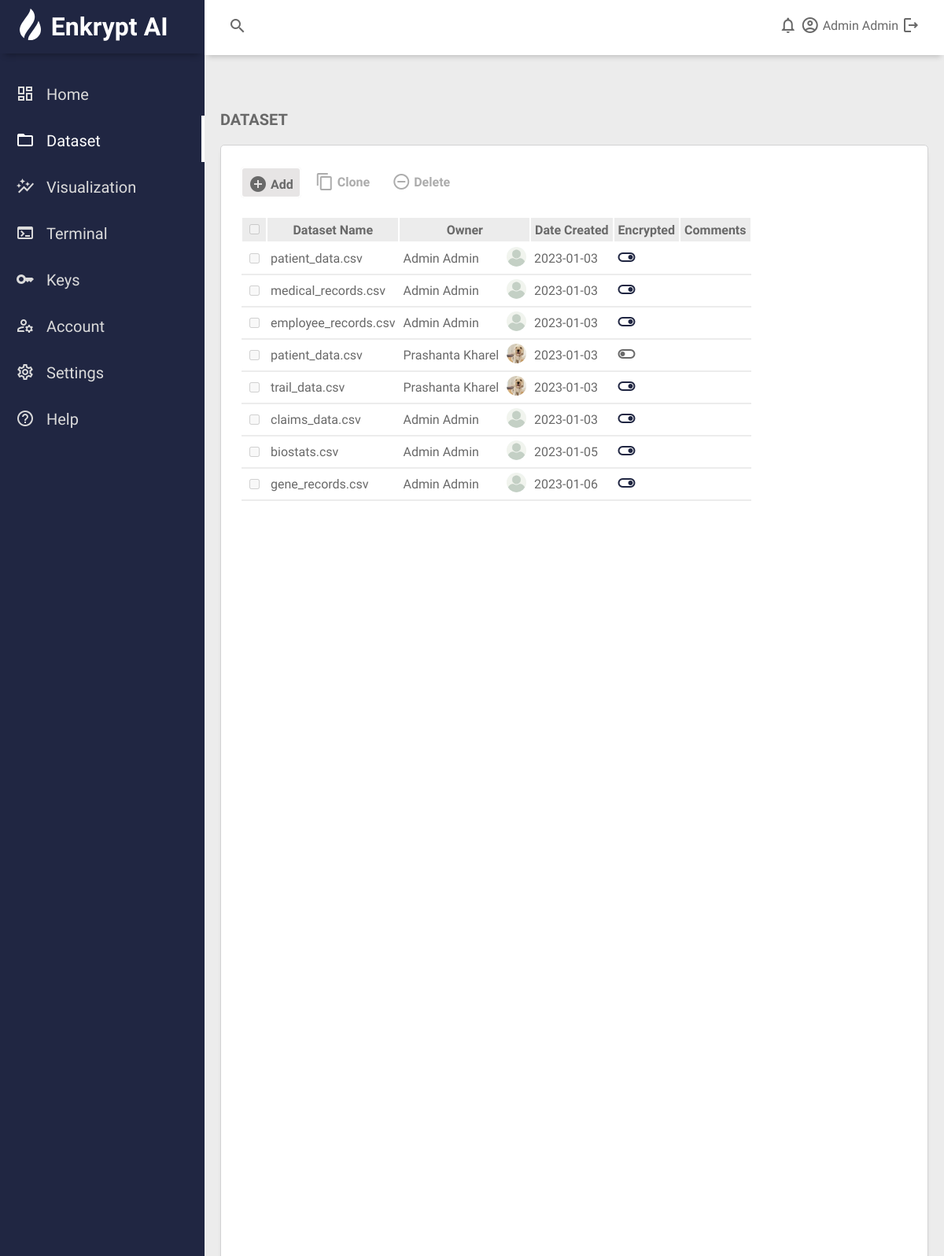
The app's page /dataset (signed in) with its own data.
### dashboardapp/dbmodels.py (models this page shows, shortened)
class User(db.Model, UserMixin):
    id =  db.Column(db.Integer, primary_key=True)
    firstname = db.Column(db.String(), unique=True, nullable=False)
    lastname = db.Column(db.String(), unique=True, nullable=False)
    email = db.Column(db.String(120), unique=True, nullable=False)
    image_file= db.Column(db.String(20), nullable=False, default='default.jpg') # Profile picture
    password = db.Column(db.String(60), nullable=False)
    apiUsage = db.relationship('APIUsage', backref= 'client', lazy=True)
    datasetsUsage = db.relationship('Datasets', backref= 'owner', lazy=True)

class Datasets(db.Model):
    id = db.Column(db.Integer, primary_key=True)
    filename = db.Column(db.String(100), nullable=False)
    date_called = db.Column(db.DateTime, nullable=False, default=datetime.utcnow)
    is_encrypted = db.Column(db.Boolean, nullable=False, default=False)
    description = db.Column(db.Text, nullable = False, default='')
    user_id = db.Column(db.Integer, db.ForeignKey('user.id'), nullable=False)

### dashboardapp/routes.py (the view)
@app.route("/dataset", methods=['GET', 'POST'])
@login_required
def dataset():
    if request.method == 'POST':
        uploaded_file = request.files['file']
        if uploaded_file.filename != '':
            file_ext = os.path.splitext(uploaded_file.filename)[1]
            if file_ext not in app.config['UPLOAD_EXTENSIONS']:
                warning='File upload unsuccessful! Supported file formats: ' + " | ".join(app.config['UPLOAD_EXTENSIONS'])
            else:
                fn= save_dataset(uploaded_file)
                new_dataset = Datasets(filename=fn, user_id=current_user.id)
                db.session.add(new_dataset)
                db.session.commit()
                warning='File uploaded successfully.'
    else:
        warning=''
    if current_user.email =='admin@admin.com':
        datasets = Datasets.query.all()
    else:
        datasets = Datasets.query.filter_by(user_id=current_user.id)
    return render_template('dataset.html', title='Dataset', warning=warning, datasets=datasets)

### dashboardapp/dbmodels.py (called while the page is built)
@login_manager.user_loader
def load_user(user_id):
    return User.query.get(int(user_id))

### dashboardapp/templates/dataset.html (shortened to what this page needs)
{% extends "layout_dashboard.html" %} {% block dashboard_content %}
<div class="main-title">
  <p class="font-weight-bold">DATASET</p>
</div>
<div class="main-dataset">
  <div class="content-dataset">
    <div class="header-dataset">
      <form
        method="POST"
        action="{{url_for('dataset')}}"
        id="upload-dataset-form"
        enctype="multipart/form-data"
      >
        <label for="add-dataset-btn" id="add-label"
          ><span class="material-icons-outlined">add_circle </span>Add</label
        >
      </form>
      <label for="clone-btn"
        ><span class="material-icons-outlined">content_copy</span>Clone</label
      >
      <label for="delete-btn"
        ><span class="material-icons-outlined">remove_circle_outline</span
        >Delete</label
      >
    </div>
      <div class="datasets-table">
        <div class="datasets-table-inner">
            <table class="datasets-table-container" cellpadding="5" cellspacing="5" style="overflow-y:scroll">
            <thead class="datasets-table-header">
                <tr class = "datasets-table-header-row">
                    <th scope="col"><input type="checkbox" disabled="disabled" name="keywords" value="keywords"/></th>
                    <th scope="col">Dataset Name</th>
                    <th colspan="2">Owner</th>
                    <th scope="col">Date Created</th>
                    <th scope="col">Encrypted</th>
                    <th scope="col">Comments</th>
                </tr>
            </thead>
            <tbody class= "datasets-table-body">
                {% for data in datasets %}
                <tr class="border-bottom">
                    <th scope="row"><input type="checkbox" disabled="disabled" name="keywords" value="keywords"/></th>
                    <td><a class= "table-data-filename" href="{{url_for('dataview',dataset_id = data.id )}}">{{data.filename}}</a></td>
                    <td>
                        {{data.owner.firstname}} {{data.owner.lastname}}
                    </td>
                    <td><img
                        class="account-img-icon"
                        src="{{url_for('static', filename= 'images/profile_pictures/'+data.owner.image_file)}}"
                        alt="profile picture"
                    /></td>
                    <td>{{data.date_called.strftime('%Y-%m-%d')}}</td>
                    <td>
                        {% if data.is_encrypted %}
                        <span class="material-icons-outlined" id="encryption_toggle_on">toggle_on</span>
                        {% else %}
                        <span class="material-icons-outlined">toggle_off</span>
                        {% endif %}
                    </td>
                    <td>{{data.description}}</td>
                </tr>
                {% endfor %}
            </tbody>
            </table>
        </div>
      </div>
    </div>
  </div>
  {% endblock dashboard_content %}

### dashboardapp/templates/layout_dashboard.html (shortened to what this page needs)
<!DOCTYPE html>
<html lang="en">
  <head>
    <link
      rel="stylesheet"
      type="text/css"
      href="{{url_for('static', filename='styles.css')}}"
    />
  </head>
  <body>
    <div class="grid-container" id="grid-container">
      <header class="header">
        <div class="header-left">
          <span class="material-icons-outlined">search</span>
        </div>
        <div class="header-right">
          <span class="material-icons-outlined">notifications</span>
          <span
            class="material-icons-outlined"
            onclick="window.location.href='{{url_for('account')}}';"
            >account_circle</span
          >
          <span
            class="login-name"
            onclick="window.location.href='{{url_for('account')}}';"
            >{{current_user.firstname}} {{current_user.lastname}}</span
          >
          <span
            class="material-icons-outlined"
            onclick="window.location.href='{{url_for('logout')}}';"
            id="logout-icon"
            >logout</span
          >
        </div>
      </header>
      <aside id="sidebar">
        <div class="sidebar-title">
          <div class="sidebar-brand">
            <span class="sidebar-logo-image"
              ><img
                id="logo-image"
                src="{{url_for('static', filename= 'images/logo-sm.svg')}}"
                alt="logo"
                height="40"
            /></span>
            Enkrypt AI
          </div>
        </div>
        <ul class="sidebar-list">
          <li
            class="sidebar-list-item"
            id="li-home"
            onclick="window.location.href='{{url_for('dashboard')}}';"
          >
            <span class="material-icons-outlined">dashboard</span>Home
          </li>
          <li
            class="sidebar-list-item"
            id="li-dataset"
            onclick="window.location.href='{{url_for('dataset')}}';"
          >
            <span class="material-icons-outlined">folder_open</span>Dataset
          </li>
          <li
            class="sidebar-list-item"
            id="li-viz"
            onclick="window.location.href='{{url_for('visualization')}}';"
          >
            <span class="material-icons-outlined">auto_graph</span>Visualization
          </li>
          <li
            class="sidebar-list-item"
            id="li-terminal"
            onclick="window.location.href='{{url_for('terminal')}}';"
          >
            <span class="material-icons-outlined">terminal</span>Terminal
          </li>
          <li
            class="sidebar-list-item"
            id="li-keys"
            onclick="window.location.href='{{url_for('keyaccess')}}';"
          >
            <span class="material-icons-outlined">key</span>Keys
          </li>
          <li
            class="sidebar-list-item"
            id="li-account"
            onclick="window.location.href='{{url_for('account')}}';"
          >
            <span class="material-icons-outlined">manage_accounts</span>Account
          </li>
          <li class="sidebar-list-item">
            <span class="material-icons-outlined">settings</span>Settings
          </li>
          <li class="sidebar-list-item">
            <span class="material-icons-outlined">help_outline</span>Help
          </li>
        </ul>
      </aside>
      <main class="main-container">
        {% block dashboard_content %}{% endblock %}
      </main>
    </div>
  </body>
</html>

### dashboardapp/static/styles.css (style rules this page uses)
body { margin: 0; padding: 0; box-sizing: border-box; background-color: #ececec; color: #696969; font-family: "Source Sans Pro", sans-serif; }
.grid-container { display: grid; grid-template-columns: 260px 1fr 1fr 1fr; grid-template-rows: 0.2fr 3fr; grid-template-areas: "sidebar header header header" "sidebar main main main"; height: 100vh; }
.header { grid-area: header; height: 70px; background-color: rgb(255, 255, 255); display: flex; align-items: center; justify-content: space-between; padding: 0 30px 0 30px; box-shadow: 0 6px 7px -4px rgba(0, 0, 0, 0.2); }
#sidebar { grid-area: sidebar; height: 100%; background-color: #202642; color: #dbdbdb; overflow-y: auto; transition: all 0.5s; -webkit-transition: all 0.5s; }
.sidebar-title { display: flex; justify-content: space-between; align-items: center; padding: 10px 10px 0px 10px; margin-bottom: 20px; color: white; box-shadow: 0px 8px 8px -6px rgba(0, 0, 0, 0.3); }
.sidebar-brand { margin-top: -20px; font-size: 32px; font-weight: 700; padding: 15px; }
.sidebar-brand > span { position: relative; top: 0.175em; padding: 0px 5px 0px 0px; }
.sidebar-list { padding: 0; margin-top: 15px; list-style-type: none; font-size: 1.25em; }
.sidebar-list-item { padding: 15px 15px 15px 20px; }
.sidebar-list-item > span { padding: 0px 15px 0px 0px; }
.sidebar-select { color: white; border-right: white 4px solid; }
li > span.material-icons-outlined { position: relative; top: 0.15em; font-size: 1.25 em; }
.main-container { grid-area: main; overflow-y: auto; padding: 20px 20px; }
.main-title { display: flex; justify-content: space-between; }
.main-title > p { font-size: 20px; }
.font-weight-bold { font-weight: 800; }
.login-name { position: relative; top: -0.5em; vertical-align: middle; }
.main-dataset { display: grid; grid-template-columns: 1fr; gap: 20px; }
.content-dataset { background-color: white; height: 100vh; margin-bottom: 20px; padding: 25px; box-sizing: border-box; -webkit-column-break-inside: avoid; border: 1px solid #d2d2d3; border-radius: 5px; box-shadow: 0 6px 7px -4px rgba(0, 0, 0, 0.2); }
.header-dataset { display: flex; align-items: center; justify-content: left; margin-top: -5px; margin-bottom: 20px; }
div.header-dataset label { background-color: white; color: #acacac; font-weight: 600; padding: 0.15rem 0.5rem 0.5rem 0.5rem; cursor: pointer; margin: 0.25rem 0.5rem 0.25rem 0; box-sizing: border-box; -webkit-column-break-inside: avoid; border: 2px solid white; border-radius: 5px; }
#add-label, #encrypt-label { background-color: #e7e5e5; color: #696969; font-weight: 600; padding: 0.7rem 0.5rem 0.4rem 0.5rem; cursor: pointer; margin: 0.25rem 0.5rem 0.25rem 0; box-sizing: border-box; -webkit-column-break-inside: avoid; border: 2px solid white; border-radius: 5px; }
div.header-dataset label span { position: relative; top: 0.375rem; padding: 0 0.25rem 0 0; }
#add-label span, #add-label span, #encrypt-label span, #encrypted-label span { position: relative; top: 0.375rem; padding: 0 0.25rem 0 0; }
.datasets-table { display: grid; grid-template-columns: 1fr; gap: 20px; }
.datasets-table-inner { display: flex; align-items: center; justify-content: space-between; margin: 0px; }
.datasets-table-header-row { background-color: #ececec; color: #696969; padding: 20px; font-weight: 00; justify-content: center; border: 2px solid white; }
.datasets-table-header-row > th { border: 2px solid white; }
.datasets-table-body > tr > td { text-align: justify; }
table { border-collapse: collapse; }
tr.border-bottom td, tr.border-bottom th { border-bottom: 2px solid #ececec; }
tr.border-bottom td > a { text-decoration: None; color: #696969; font-weight: 500; }
#encryption_toggle_on { color: #202642; }
img.account-img-icon { border-radius: 50%; width: 25px; height: 25px; }

### records on screen
User: firstname "Admin", lastname "Admin"
Datasets: filename "patient_data.csv", owner.firstname "Admin", owner.lastname "Admin", image_file (picture), date_called "2023-01-03", is_encrypted True (drawn)
Datasets: filename "medical_records.csv", owner.firstname "Admin", owner.lastname "Admin", image_file (picture), date_called "2023-01-03", is_encrypted True (drawn)
Datasets: filename "employee_records.csv", owner.firstname "Admin", owner.lastname "Admin", image_file (picture), date_called "2023-01-03", is_encrypted True (drawn)
Datasets: filename "patient_data.csv", owner.firstname "Prashanta", owner.lastname "Kharel", image_file (picture), date_called "2023-01-03", is_encrypted False (drawn)
Datasets: filename "trail_data.csv", owner.firstname "Prashanta", owner.lastname "Kharel", image_file (picture), date_called "2023-01-03", is_encrypted True (drawn)
Datasets: filename "claims_data.csv", owner.firstname "Admin", owner.lastname "Admin", image_file (picture), date_called "2023-01-03", is_encrypted True (drawn)
Datasets: filename "biostats.csv", owner.firstname "Admin", owner.lastname "Admin", image_file (picture), date_called "2023-01-05", is_encrypted True (drawn)
Datasets: filename "gene_records.csv", owner.firstname "Admin", owner.lastname "Admin", image_file (picture), date_called "2023-01-06", is_encrypted True (drawn)
